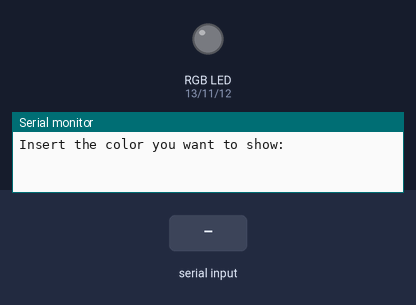
The sketch below on a simulated Arduino Uno, built with avr-gcc and run on an emulated ATmega328P. Shown: an RGB LED mixed from three pins (HIGH = lit), the last lines printed to the serial monitor. The test bench sets the inputs (shaded band).

Above: at 1.2 s.
1.3 s: "red" received over Serial
At 2.6 s:
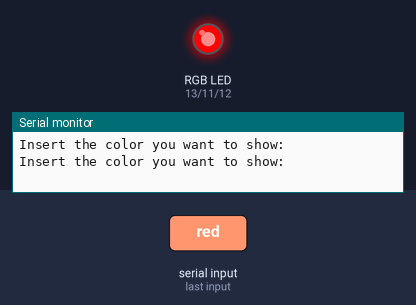
3.8 s: "blue" received over Serial
At 5.7 s:
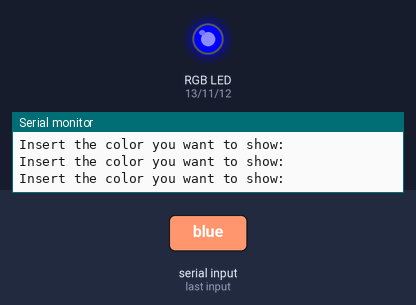
6.3 s: "green" received over Serial
At 7.6 s:
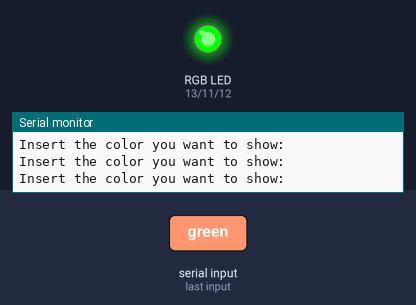
8.8 s: "off" received over Serial
At 10.7 s:
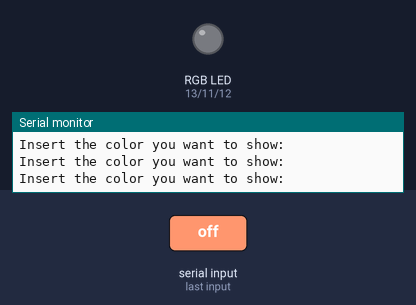
11.3 s: "Red" received over Serial
At 12.6 s:
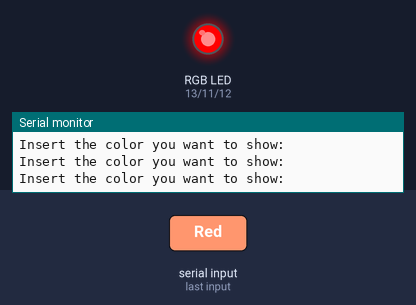
Timing chart, 0 to 14.3 s (numbered marks = the images above; inputs shaded):
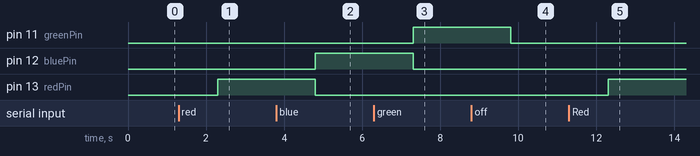

Measured:
- after the input at 1.3 s, pin 13 (redPin): LOW → HIGH after 1.0 s
- after the input at 3.8 s, pin 12 (bluePin): LOW → HIGH after 1.0 s; pin 13 (redPin): HIGH → LOW after 1.0 s
- after the input at 6.3 s, pin 11 (greenPin): LOW → HIGH after 1.0 s; pin 12 (bluePin): HIGH → LOW after 1.0 s
- after the input at 8.8 s, pin 11 (greenPin): HIGH → LOW after 1.0 s
- after the input at 11.3 s, pin 13 (redPin): LOW → HIGH after 1.0 s

The sketch:

rgb_led.ino
```cpp
// Avaliable colors: Red, Blue, Green, Purple, Yellow, Aqua, Orange, Pink

#define redPin   13
#define bluePin	 12
#define greenPin 11

String LEDcolor;

void setup(){
    Serial.begin(9600);
    pinMode(redPin, OUTPUT);
    pinMode(bluePin, OUTPUT);
    pinMode(greenPin, OUTPUT);
}

void loop(){
    Serial.println("Insert the color you want to show:");
    while(Serial.available()==0){}
    LEDcolor = Serial.readString(); // Receive an string

     if(LEDcolor == "off" || LEDcolor == "Off"){
        digitalWrite(redPin, LOW);
        digitalWrite(bluePin, LOW);
        digitalWrite(greenPin, LOW);
    }

    if(LEDcolor == "red" || LEDcolor == "Red"){
        digitalWrite(redPin, HIGH);
        digitalWrite(bluePin, LOW);
        digitalWrite(greenPin, LOW);
    }

     if(LEDcolor == "blue" || LEDcolor == "Blue"){
        digitalWrite(redPin, LOW);
        digitalWrite(bluePin, HIGH);
        digitalWrite(greenPin, LOW);
    }

     if(LEDcolor == "green" || LEDcolor == "Green"){
        digitalWrite(redPin, LOW);
        digitalWrite(bluePin, LOW);
        digitalWrite(greenPin, HIGH);
    }

     if(LEDcolor == "purple" || LEDcolor == "Purple"){
        digitalWrite(redPin, HIGH);
        digitalWrite(bluePin, HIGH);
        digitalWrite(greenPin, LOW);
    }

         if(LEDcolor == "yellow" || LEDcolor == "Yellow"){
        digitalWrite(redPin, HIGH);
        digitalWrite(bluePin, LOW);
        digitalWrite(greenPin, HIGH);
    }

             if(LEDcolor == "aqua" || LEDcolor == "Aqua"){
        digitalWrite(redPin, LOW);
        digitalWrite(bluePin, HIGH);
        digitalWrite(greenPin, HIGH);
    }

                 if(LEDcolor == "orange" || LEDcolor == "Orange"){
        analogWrite(redPin, 255);
        analogWrite(bluePin, 0);
        analogWrite(greenPin, 128);
    }

                     if(LEDcolor == "pink" || LEDcolor == "Pink"){
        analogWrite(redPin, 255);
        analogWrite(bluePin, 128);
        analogWrite(greenPin, 0);
    }
}
```
